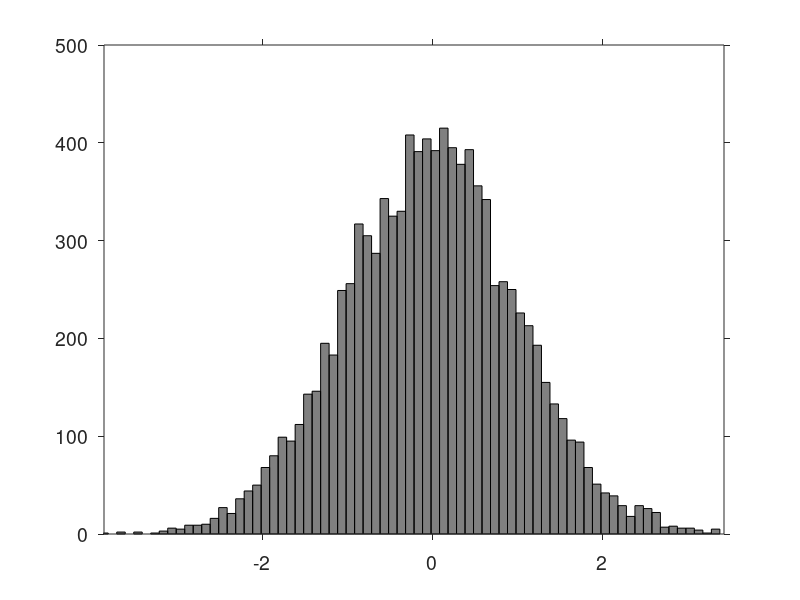

MATLAB code to generate this figure:
%HIST_EX

randn('state',1)   % To make histogram reproducible.
y = randn(10000,1);

hist(y,min(y):0.1:max(y))

h = findobj(gca,'Type','patch');
set(h,'EdgeColor','k','Facecolor',[1 1 1]/2)
set(gca,'TickDir','out')
xlim([min(y) max(y)])

set(gca,'FontSize',14)
